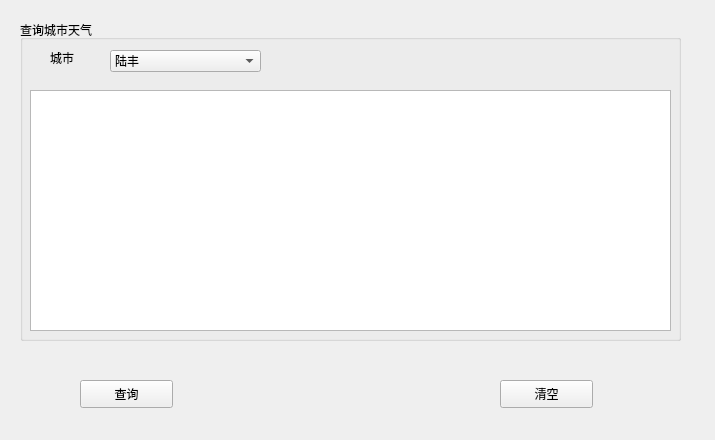
<?xml version="1.0" encoding="UTF-8"?>
<ui version="4.0">
    <class>Form</class>
    <widget class="QWidget" name="Form">
        <property name="geometry">
            <rect>
                <x>0</x>
                <y>0</y>
                <width>715</width>
                <height>440</height>
            </rect>
        </property>
        <property name="windowTitle">
            <string>查询城市天气</string>
        </property>
        <property name="windowIcon">
            <iconset resource="images.qrc">
                <normaloff>:/ICON/images/Python2.ico</normaloff>:/ICON/images/Python2.ico
            </iconset>
        </property>
        <widget class="QGroupBox" name="groupBox">
            <property name="geometry">
                <rect>
                    <x>20</x>
                    <y>20</y>
                    <width>661</width>
                    <height>321</height>
                </rect>
            </property>
            <property name="title">
                <string>查询城市天气</string>
            </property>
            <widget class="QLabel" name="label">
                <property name="geometry">
                    <rect>
                        <x>30</x>
                        <y>30</y>
                        <width>41</width>
                        <height>16</height>
                    </rect>
                </property>
                <property name="text">
                    <string>城市</string>
                </property>
            </widget>
            <widget class="QComboBox" name="weatherComboBox">
                <property name="geometry">
                    <rect>
                        <x>90</x>
                        <y>30</y>
                        <width>151</width>
                        <height>22</height>
                    </rect>
                </property>
                <item>
                    <property name="text">
                        <string>陆丰</string>
                    </property>
                </item>
                <item>
                    <property name="text">
                        <string>天津</string>
                    </property>
                </item>
                <item>
                    <property name="text">
                        <string>上海</string>
                    </property>
                </item>
                <item>
                    <property name="text">
                        <string>北京</string>
                    </property>
                </item>
            </widget>
            <widget class="QTextEdit" name="resultText">
                <property name="geometry">
                    <rect>
                        <x>10</x>
                        <y>70</y>
                        <width>641</width>
                        <height>241</height>
                    </rect>
                </property>
            </widget>
        </widget>
        <widget class="QPushButton" name="queryBtn">
            <property name="geometry">
                <rect>
                    <x>80</x>
                    <y>380</y>
                    <width>93</width>
                    <height>28</height>
                </rect>
            </property>
            <property name="text">
                <string>查询</string>
            </property>
        </widget>
        <widget class="QPushButton" name="clearBtn">
            <property name="geometry">
                <rect>
                    <x>500</x>
                    <y>380</y>
                    <width>93</width>
                    <height>28</height>
                </rect>
            </property>
            <property name="text">
                <string>清空</string>
            </property>
        </widget>
    </widget>
    <resources>
        <include location="images.qrc"/>
    </resources>
    <connections>
        <connection>
            <sender>queryBtn</sender>
            <signal>clicked()</signal>
            <receiver>Form</receiver>
            <slot>queryWeather()</slot>
            <hints>
                <hint type="sourcelabel">
                    <x>126</x>
                    <y>393</y>
                </hint>
                <hint type="destinationlabel">
                    <x>357</x>
                    <y>219</y>
                </hint>
            </hints>
        </connection>
        <connection>
            <sender>clearBtn</sender>
            <signal>clicked()</signal>
            <receiver>Form</receiver>
            <slot>clearResult()</slot>
            <hints>
                <hint type="sourcelabel">
                    <x>546</x>
                    <y>393</y>
                </hint>
                <hint type="destinationlabel">
                    <x>357</x>
                    <y>219</y>
                </hint>
            </hints>
        </connection>
    </connections>
    <slots>
        <slot>queryWeather()</slot>
        <slot>clearResult()</slot>
    </slots>
</ui>
